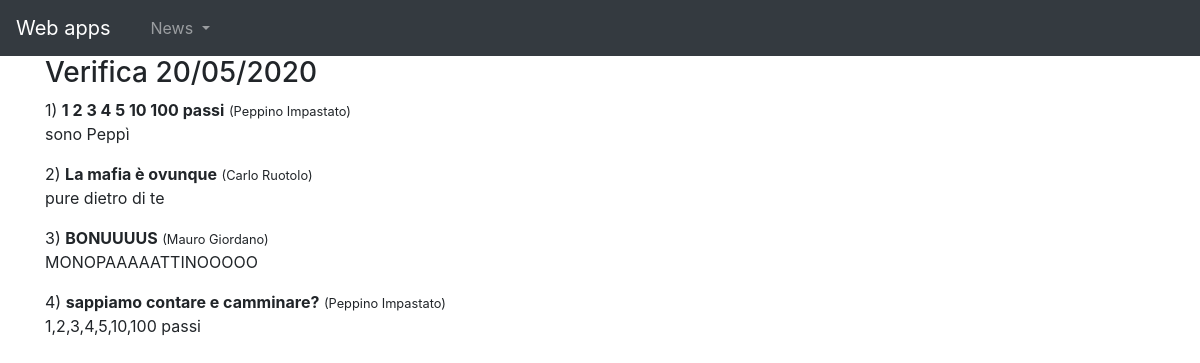
Screenshot of /news/articoli with the database file from the repository.
### news/models.py (models this page shows, shortened)
class articoli(models.Model):
    titolo = models.CharField(max_length=100)
    contenuto = models.TextField()
    autore = models.ForeignKey('giornalisti', on_delete=models.CASCADE, related_name="giornalista", default=1)

class giornalisti(models.Model):
    nome = models.CharField(max_length=20)
    cognome = models.CharField(max_length=20)
    def __str__(self):
        return self.nome + " " + self.cognome

### news/views.py (the view)
# urls.py: path('articoli', listaArticoli.as_view(), name='lista-articoli'),
class listaArticoli(ListView):
    model = articoli #modello dei dati da utilizzare
    template_name = "news/articoli.html"  #pagina per mostrare i dati
    def get_context_data(self, **kwargs):
        context = super().get_context_data(**kwargs)
        context["articoli"] = articoli.objects.all()
        return context

### templates/news/articoli.html (shortened to what this page needs)
{% extends 'base.html' %}
{% block contenuti %}
    {% for articolo in articoli %}
    <p>
        {{ forloop.counter }})
        <strong>{{ articolo.titolo }}</strong> <small>({{ articolo.autore }})</small>
<br>
        {{ articolo.contenuto }}
    </p>
    {% endfor %}
{% endblock contenuti %}

### templates/base.html (shortened to what this page needs)
{% load static %}
<!doctype html>
<html lang="en">
  <head>
    <link rel="stylesheet" href="https://maxcdn.bootstrapcdn.com/bootstrap/4.0.0/css/bootstrap.min.css">
  </head>
  <body>
    <nav class="navbar navbar-expand-lg navbar-dark bg-dark ">
      <a class="navbar-brand" href="/">Web apps</a>
      <div class="collapse navbar-collapse" id="navbarSupportedContent">
        <ul class="navbar-nav mr-auto">
          <li class="nav-item active">
            <a class="nav-link" href="/"> <span class="sr-only">(current)</span></a>
          </li>
          <li class="nav-item dropdown">
            <a class="nav-link dropdown-toggle" href="#" id="navbarDropdown" role="button" data-toggle="dropdown" aria-haspopup="true" aria-expanded="false">
              News
            </a>
          </li>
        </ul>
      </div>
    </nav>
    <div class="container">
        <h3>Verifica 20/05/2020</h3>
        {% block contenuti %}
        {% endblock contenuti %}
    </div>
  </body>
</html>

### rows the page displays
articoli: titolo "1 2 3 4 5 10 100 passi", autore "Peppino Impastato", contenuto "sono Peppì"
articoli: titolo "La mafia è ovunque", autore "Carlo Ruotolo", contenuto "pure dietro di te"
articoli: titolo "BONUUUUS", autore "Mauro Giordano", contenuto "MONOPAAAAATTINOOOOO"
articoli: titolo "sappiamo contare e camminare?", autore "Peppino Impastato", contenuto "1,2,3,4,5,10,100 passi"
